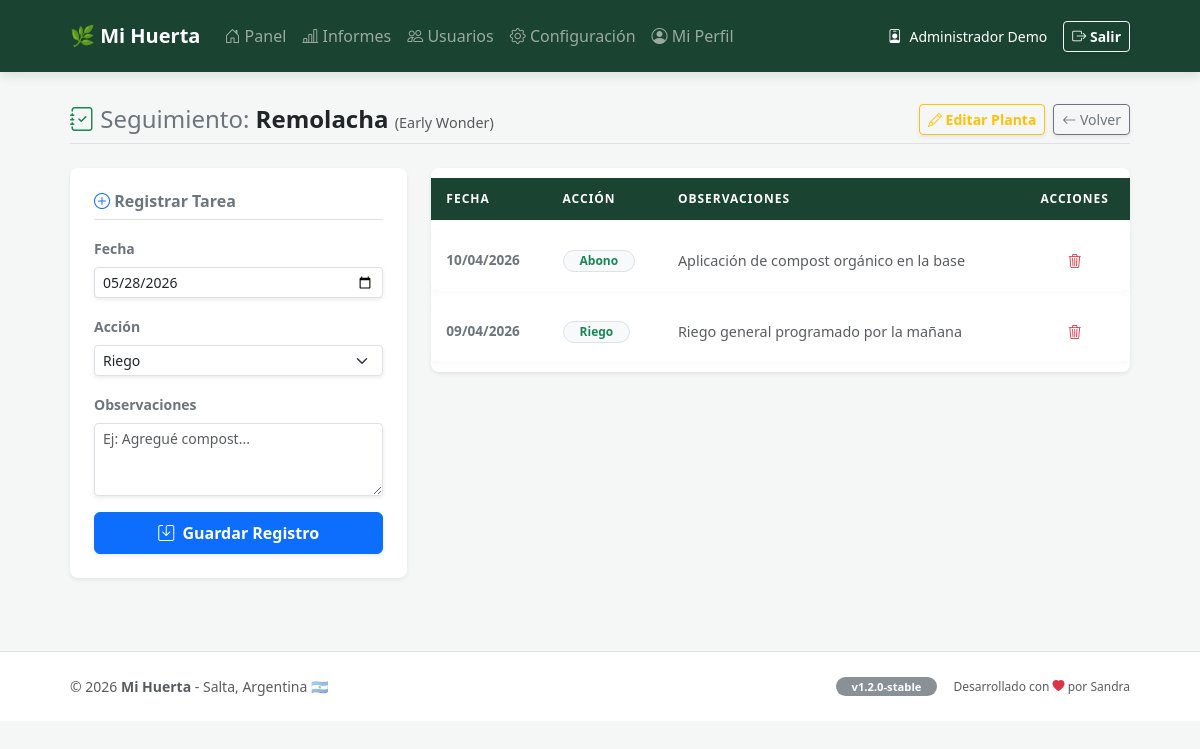
Page /seguimiento.php?id=2 (signed in) on the committed database.
### tables this page shows
CREATE TABLE `plantas` (
  `id` int(11) NOT NULL,
  `nombre` varchar(100) NOT NULL,
  `variedad` varchar(100) DEFAULT NULL,
  `id_epoca` int(11) DEFAULT NULL,
  `id_grupo_rotacion` int(11) DEFAULT NULL,
  `id_tipo_siembra` int(11) DEFAULT NULL,
  `id_tipo_cultivo` int(11) DEFAULT NULL,
  `distancia` int(11) DEFAULT NULL,
  `observaciones` text DEFAULT NULL,
  `fecha_siembra` date DEFAULT NULL,
  `id_bancal` int(11) DEFAULT NULL
);

CREATE TABLE `seguimiento` (
  `id` int(11) NOT NULL,
  `id_planta` int(11) NOT NULL,
  `fecha` date NOT NULL,
  `accion` enum('Riego','Abono','Poda','Cosecha','Otro') NOT NULL,
  `observaciones` text DEFAULT NULL
);

### seguimiento.php (the view, shortened to what this page needs)
<?php
include 'conexion.php';
$id_planta = $_GET['id'];
$res = $conexion->query("SELECT nombre, variedad FROM plantas WHERE id = $id_planta");
$planta = $res->fetch_assoc();
$historial = $conexion->query("SELECT * FROM seguimiento WHERE id_planta = $id_planta ORDER BY fecha DESC");
include 'encabezado_pagina.php';
?>
<div class="container mt-4 mb-5">
    <div class="d-flex justify-content-between align-items-center mb-4 pb-2 border-bottom">
        <h4 class="text-secondary m-0 fw-normal">
            <i class="bi bi-journal-check text-success"></i> Seguimiento:
            <span class="fw-bold text-dark"><?= htmlspecialchars($planta['nombre']) ?></span>
            <small class="text-muted" style="font-size: 0.9rem;">(<?= htmlspecialchars($planta['variedad']) ?>)</small>
        </h4>
        <div class="d-flex gap-2">
            <a href="editar_planta.php?id=<?= $id_planta ?>" class="btn btn-outline-warning btn-sm shadow-sm fw-bold">
                <i class="bi bi-pencil"></i> Editar Planta
            </a>
            <a href="index.php" class="btn btn-outline-secondary btn-sm shadow-sm">
                <i class="bi bi-arrow-left"></i> Volver
            </a>
        </div>
    </div>
    <div class="row g-4">
        <div class="col-md-4">
            <div class="card border-0 shadow-sm rounded-3">
                <div class="card-body p-4">
                    <h6 class="fw-bold mb-3 text-secondary border-bottom pb-2">
                        <i class="bi bi-plus-circle text-primary"></i> Registrar Tarea
                    </h6>
                    <form action="guardar_seguimiento.php" method="POST">
                        <div class="mb-3">
                            <label class="form-label small fw-bold text-secondary">Fecha</label>
                            <input type="date" name="fecha" class="form-control form-control-sm shadow-sm" value="<?= date('Y-m-d') ?>" required>
                        </div>
                        <div class="mb-3">
                            <label class="form-label small fw-bold text-secondary">Acción</label>
                            <select name="accion" class="form-select form-select-sm shadow-sm">
                                <option value="Riego">Riego</option>
                            </select>
                        </div>
                        <div class="mb-3">
                            <label class="form-label small fw-bold text-secondary">Observaciones</label>
                            <textarea name="observaciones" class="form-control form-control-sm shadow-sm" rows="3" placeholder="Ej: Agregué compost..."></textarea>
                        </div>
                        <button type="submit" class="btn btn-primary w-100 fw-bold shadow-sm py-2">
                            <i class="bi bi-save me-1"></i> Guardar Registro
                        </button>
                    </form>
                </div>
            </div>
        </div>
        <div class="col-md-8">
            <div class="card border-0 shadow-sm rounded-3 overflow-hidden">
                <div class="table-responsive">
                    <table class="table table-hover mb-0">
                        <thead style="background-color: #1a3a2a; color: white;">
                            <tr>
                                <th class="ps-4">FECHA</th>
                                <th>ACCIÓN</th>
                                <th>OBSERVACIONES</th>
                                <th class="text-center pe-4">ACCIONES</th>
                            </tr>
                        </thead>
                        <tbody>
                            <?php if ($historial->num_rows > 0): ?>
                                <?php while($reg = $historial->fetch_assoc()): ?>
                                <tr class="align-middle">
                                    <td class="ps-4 fw-bold text-secondary" style="font-size: 0.85rem;">
                                        <?= date('d/m/Y', strtotime($reg['fecha'])) ?>
                                    </td>
                                    <td>
                                        <span class="badge bg-light text-success border rounded-pill px-3" style="font-size: 0.75rem;">
                                            <?= $reg['accion'] ?>
                                        </span>
                                    </td>
                                    <td class="text-muted small">
                                        <?= htmlspecialchars($reg['observaciones']) ?>
                                    </td>
                                    <td class="text-center pe-4">
                                        <button onclick="confirmarBorradoSeg(<?= $reg['id'] ?>, <?= $id_planta ?>)"
                                                class="btn btn-sm btn-outline-danger border-0">
                                            <i class="bi bi-trash3"></i>
                                        </button>
                                    </td>
                                </tr>
                                <?php endwhile; ?>
                            <?php endif; ?>
                        </tbody>
                    </table>
                </div>
            </div>
        </div>
    </div>
</div>
<?php include 'pie_pagina.php'; ?>

### css/estilos.css (style rules this page uses)
body { background-color: #f4f7f5; font-family: 'Segoe UI', Roboto, Helvetica, Arial, sans-serif; color: #333; margin: 0; padding: 0; }
.container { max-width: 1100px; margin: 0 auto; padding: 0 20px; }
.card { border: none; border-radius: 12px; box-shadow: 0 4px 15px rgba(0,0,0,0.05); background-color: #ffffff; margin-bottom: 25px; }
.table { border-collapse: separate; border-spacing: 0 10px; }
.table thead th { background-color: #1b4332 !important; border: none; padding: 12px 15px !important; font-size: 0.75rem; font-weight: 700; text-transform: uppercase; letter-spacing: 1px; color: #ffffff !important; vertical-align: middle; }
.table tbody tr { background-color: #ffffff; box-shadow: 0 2px 5px rgba(0,0,0,0.03); transition: all 0.2s ease; }
.table tbody td { border: none; padding: 16px 15px !important; vertical-align: middle; font-size: 0.9rem; color: #444; }
.table td:first-child { border-radius: 12px 0 0 12px; }
.table td:last-child { border-radius: 0 12px 12px 0; }
.table thead th { color: #ffffff !important; vertical-align: middle; }

### rows in the picture
plantas: nombre "Remolacha", variedad "Early Wonder"
seguimiento: fecha "10/04/2026", accion "Abono", observaciones "Aplicación de compost orgánico en la base"
seguimiento: fecha "09/04/2026", accion "Riego", observaciones "Riego general programado por la mañana"

### other values in the picture
$_SESSION['nombre_real'] "Administrador Demo"
